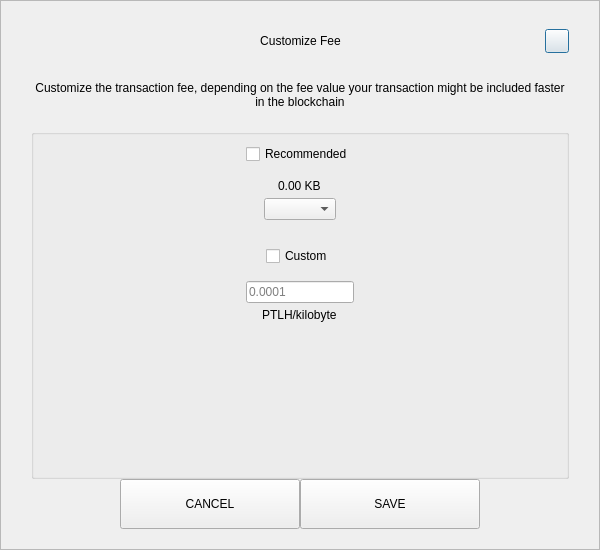
<?xml version="1.0" encoding="UTF-8"?>
<ui version="4.0">
 <class>SendCustomFeeDialog</class>
 <widget class="QDialog" name="SendCustomFeeDialog">
  <property name="geometry">
   <rect>
    <x>0</x>
    <y>0</y>
    <width>600</width>
    <height>550</height>
   </rect>
  </property>
  <property name="windowTitle">
   <string>Form</string>
  </property>
  <layout class="QVBoxLayout" name="verticalLayout_3">
   <property name="spacing">
    <number>0</number>
   </property>
   <property name="leftMargin">
    <number>0</number>
   </property>
   <property name="topMargin">
    <number>0</number>
   </property>
   <property name="rightMargin">
    <number>0</number>
   </property>
   <property name="bottomMargin">
    <number>0</number>
   </property>
   <item>
    <widget class="QFrame" name="frame">
     <property name="styleSheet">
      <string notr="true"/>
     </property>
     <property name="frameShape">
      <enum>QFrame::StyledPanel</enum>
     </property>
     <property name="frameShadow">
      <enum>QFrame::Raised</enum>
     </property>
     <layout class="QVBoxLayout" name="verticalLayout_2">
      <property name="spacing">
       <number>0</number>
      </property>
      <property name="leftMargin">
       <number>30</number>
      </property>
      <property name="topMargin">
       <number>20</number>
      </property>
      <property name="rightMargin">
       <number>30</number>
      </property>
      <property name="bottomMargin">
       <number>20</number>
      </property>
      <item>
       <layout class="QHBoxLayout" name="horizontalLayout_3">
        <property name="spacing">
         <number>0</number>
        </property>
        <item>
         <spacer name="horizontalSpacer_21">
          <property name="orientation">
           <enum>Qt::Horizontal</enum>
          </property>
          <property name="sizeHint" stdset="0">
           <size>
            <width>40</width>
            <height>20</height>
           </size>
          </property>
         </spacer>
        </item>
        <item>
         <widget class="QLabel" name="labelTitle">
          <property name="minimumSize">
           <size>
            <width>0</width>
            <height>40</height>
           </size>
          </property>
          <property name="maximumSize">
           <size>
            <width>16777215</width>
            <height>40</height>
           </size>
          </property>
          <property name="styleSheet">
           <string notr="true">padding-left:24px;</string>
          </property>
          <property name="text">
           <string>Customize Fee</string>
          </property>
          <property name="alignment">
           <set>Qt::AlignCenter</set>
          </property>
          <property name="margin">
           <number>7</number>
          </property>
         </widget>
        </item>
        <item>
         <spacer name="horizontalSpacer">
          <property name="orientation">
           <enum>Qt::Horizontal</enum>
          </property>
          <property name="sizeHint" stdset="0">
           <size>
            <width>40</width>
            <height>20</height>
           </size>
          </property>
         </spacer>
        </item>
        <item>
         <widget class="QPushButton" name="btnEsc">
          <property name="minimumSize">
           <size>
            <width>24</width>
            <height>24</height>
           </size>
          </property>
          <property name="maximumSize">
           <size>
            <width>24</width>
            <height>24</height>
           </size>
          </property>
          <property name="text">
           <string/>
          </property>
         </widget>
        </item>
       </layout>
      </item>
      <item>
       <spacer name="verticalSpacer_2">
        <property name="orientation">
         <enum>Qt::Vertical</enum>
        </property>
        <property name="sizeType">
         <enum>QSizePolicy::Fixed</enum>
        </property>
        <property name="sizeHint" stdset="0">
         <size>
          <width>20</width>
          <height>20</height>
         </size>
        </property>
       </spacer>
      </item>
      <item>
       <widget class="QLabel" name="labelMessage">
        <property name="text">
         <string>Customize the transaction fee, depending on the fee value your transaction might be included faster in the blockchain</string>
        </property>
        <property name="alignment">
         <set>Qt::AlignCenter</set>
        </property>
        <property name="wordWrap">
         <bool>true</bool>
        </property>
       </widget>
      </item>
      <item>
       <spacer name="verticalSpacer_3">
        <property name="orientation">
         <enum>Qt::Vertical</enum>
        </property>
        <property name="sizeType">
         <enum>QSizePolicy::Fixed</enum>
        </property>
        <property name="sizeHint" stdset="0">
         <size>
          <width>20</width>
          <height>20</height>
         </size>
        </property>
       </spacer>
      </item>
      <item>
       <widget class="QGroupBox" name="groupBox">
        <property name="title">
         <string/>
        </property>
        <layout class="QVBoxLayout" name="verticalLayout">
         <property name="leftMargin">
          <number>12</number>
         </property>
         <property name="rightMargin">
          <number>12</number>
         </property>
         <item>
          <layout class="QVBoxLayout" name="verticalLayout_4">
           <property name="spacing">
            <number>5</number>
           </property>
           <item alignment="Qt::AlignHCenter">
            <widget class="QCheckBox" name="checkBoxRecommended">
             <property name="text">
              <string>Recommended</string>
             </property>
            </widget>
           </item>
           <item>
            <spacer name="verticalSpacer_5">
             <property name="orientation">
              <enum>Qt::Vertical</enum>
             </property>
             <property name="sizeType">
              <enum>QSizePolicy::Fixed</enum>
             </property>
             <property name="sizeHint" stdset="0">
              <size>
               <width>20</width>
               <height>10</height>
              </size>
             </property>
            </spacer>
           </item>
           <item alignment="Qt::AlignHCenter">
            <widget class="QLabel" name="labelFee">
             <property name="text">
              <string>0.00 KB</string>
             </property>
            </widget>
           </item>
           <item alignment="Qt::AlignHCenter">
            <widget class="QComboBox" name="comboBoxRecommended"/>
           </item>
          </layout>
         </item>
         <item>
          <spacer name="verticalSpacer">
           <property name="orientation">
            <enum>Qt::Vertical</enum>
           </property>
           <property name="sizeType">
            <enum>QSizePolicy::Fixed</enum>
           </property>
           <property name="sizeHint" stdset="0">
            <size>
             <width>20</width>
             <height>20</height>
            </size>
           </property>
          </spacer>
         </item>
         <item>
          <layout class="QVBoxLayout" name="verticalLayout_5">
           <property name="spacing">
            <number>5</number>
           </property>
           <item alignment="Qt::AlignHCenter">
            <widget class="QCheckBox" name="checkBoxCustom">
             <property name="text">
              <string>Custom</string>
             </property>
            </widget>
           </item>
           <item>
            <spacer name="verticalSpacer_6">
             <property name="orientation">
              <enum>Qt::Vertical</enum>
             </property>
             <property name="sizeType">
              <enum>QSizePolicy::Fixed</enum>
             </property>
             <property name="sizeHint" stdset="0">
              <size>
               <width>20</width>
               <height>10</height>
              </size>
             </property>
            </spacer>
           </item>
           <item alignment="Qt::AlignHCenter">
            <widget class="QLineEdit" name="lineEditCustomFee">
             <property name="placeholderText">
              <string notr="true">0.0001</string>
             </property>
            </widget>
           </item>
           <item alignment="Qt::AlignHCenter">
            <widget class="QLabel" name="labelCustomFee">
             <property name="text">
              <string>PTLH/kilobyte</string>
             </property>
            </widget>
           </item>
          </layout>
         </item>
         <item>
          <spacer name="verticalSpacer_4">
           <property name="orientation">
            <enum>Qt::Vertical</enum>
           </property>
           <property name="sizeHint" stdset="0">
            <size>
             <width>20</width>
             <height>40</height>
            </size>
           </property>
          </spacer>
         </item>
        </layout>
       </widget>
      </item>
      <item>
       <layout class="QHBoxLayout" name="horizontalLayout" stretch="1,2,2,1">
        <item>
         <spacer name="horizontalSpacer1">
          <property name="orientation">
           <enum>Qt::Horizontal</enum>
          </property>
          <property name="sizeHint" stdset="0">
           <size>
            <width>40</width>
            <height>20</height>
           </size>
          </property>
         </spacer>
        </item>
        <item>
         <widget class="QPushButton" name="btnCancel">
          <property name="minimumSize">
           <size>
            <width>180</width>
            <height>50</height>
           </size>
          </property>
          <property name="focusPolicy">
           <enum>Qt::NoFocus</enum>
          </property>
          <property name="text">
           <string>CANCEL</string>
          </property>
         </widget>
        </item>
        <item>
         <widget class="QPushButton" name="btnSave">
          <property name="minimumSize">
           <size>
            <width>180</width>
            <height>50</height>
           </size>
          </property>
          <property name="focusPolicy">
           <enum>Qt::NoFocus</enum>
          </property>
          <property name="text">
           <string>SAVE</string>
          </property>
         </widget>
        </item>
        <item>
         <spacer name="horizontalSpacer_2">
          <property name="orientation">
           <enum>Qt::Horizontal</enum>
          </property>
          <property name="sizeHint" stdset="0">
           <size>
            <width>40</width>
            <height>20</height>
           </size>
          </property>
         </spacer>
        </item>
       </layout>
      </item>
     </layout>
    </widget>
   </item>
  </layout>
 </widget>
 <resources/>
 <connections/>
</ui>
